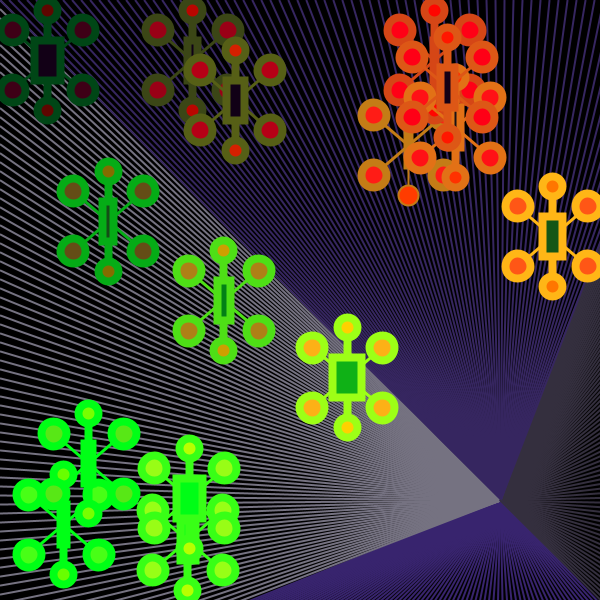
Frame 1 (no input)
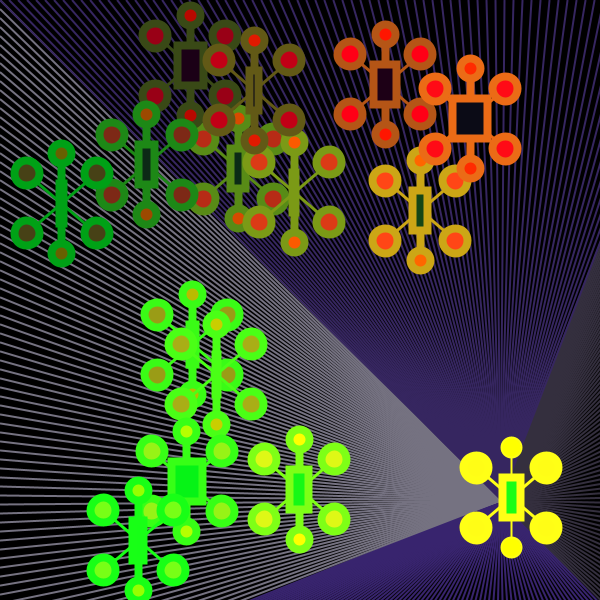
Frame 60 (the mouse pressed at the canvas centre just before this capture)
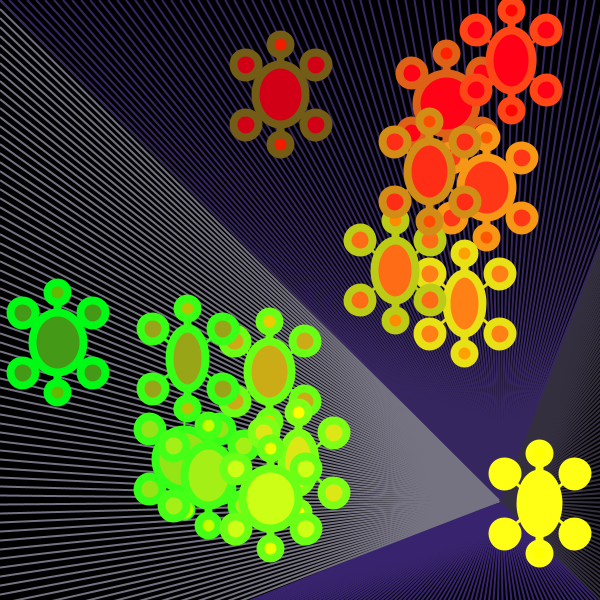
Frame 120 (the mouse held since frame 60 and released just before this capture)

The Processing sketch that drew these frames (run headless with seeded random() and noise(); from frame 60 on, the mouse is pressed at the canvas centre):

// Processing sketch: processing_97642
// ── processing_97642.pde

int figures= 30;
//posicions
float[]posX= new float [figures];
float[]posY= new float [figures];
float[]pX= new float [figures];
float[]pY= new float [figures]; 

//velocitats
float[] velX= new float [figures];
float[] velY= new float [figures];
float[] vX= new float [figures];
float[] vY=new float [figures];

float mides= 20;
float dosmides= 20;
float e1=25; 
boolean cosa=true;
int[] posicions= { 10,20,30,40,50,60};

//dibuix de fons
float[]coses= new float [200];

void setup() {
  size(600, 600);
  for(int i=0; i<figures; i++) {
  
  posX[i]= random(width);
  posY[i]= random(height);
  pX[i]= random(width);
  pY[i]= random(height);
  velX[i]=random(-29,29);
  velY[i]=random(-29,29);
  vX[i]= random(-25,25);
  vY[i]=random(-25,25);
  mides=20;
  dosmides=20;
  e1=25;
  cosa=true;
    }
}
void draw() {
   background((width/2)+230, (height/2)+100, 150);
   background(0);
  // Dibuix de fons
  colorMode (RGB,400);
  strokeWeight(2);
  
  for (int i=0; i<700; i= i+9) {
    
    stroke(185,179,203);
    //stroke((width/2)+230, (height/2)+100, 150);
    line(500,500, 0,i);
    
    stroke(88,58,173);
    line(500,500,i,700);
    
    stroke(85, 61, 152);
    line(500,500, i,0);
    
    stroke(82, 75, 98);
    line(500,500,694,i);
    
  }
    
  //diametres  
  e1=25;
  mides= 20;
  dosmides=20;
  rectMode(CENTER);
  
  
 for (int i=0; i<15; i++) {
   // posicions
    posX[i]= posX[i]+velX[i];
    posY[i]=posY[i]+velY[i];
    
    //comprovacio posicio

//LIMITS HORITZONTALS
  if((posX[i]+35)+ (e1/2)>=width){
      velX[i]=-velX[i];
      posX[i]=width-(35+(e1/2));      
}

  if((posX[i]-35)-e1/2<=0){
      velX[i]=-velX[i];
      posX[i]=+35+e1/2;      
}


//LIMITS VERTICALS

  if(((posY[i]-50)-(mides/2))<=0){
      velY[i]=-velY[i];
      posY[i]=50+(mides/2);      
}

  if(((posY[i]+50)+(dosmides/2))>=height){
      velY[i]=-velY[i];
      posY[i]=height-(50+(dosmides/2));      
}
        
   //Verticals
    
  fill(posX[i]+100, posY[i]-50, -35);
  stroke(posX[i]-100, posY[i]+50, 35);
  
  line(posX[i], posY[i], posX[i], posY[i]+50);
  ellipse(posX[i], posY[i]+50, mides, mides);

  line(posX[i], posY[i], posX[i], posY[i]-50);
  ellipse(posX[i], posY[i]-50, dosmides, dosmides);
 
 
   //Colors variant
  fill(posX[i]+50, posY[i]-100, 35);
  stroke(posX[i]-100, posY[i]+50, 35);

////////////////////////////////////////////////////////////////////////
  //Dibuix   

  strokeWeight(3);
  line(posX[i], posY[i], posX[i]+35, posY[i]-30);
  line(posX[i], posY[i], posX[i]-35, posY[i]-30);
  line(posX[i], posY[i], posX[i]-35, posY[i]+30);
  line(posX[i], posY[i], posX[i]+35, posY[i]+30);

  //Colors variant
//elipses diagonals
  fill(posX[i]+50, posY[i]-100, 35);
  stroke(posX[i]-100, posY[i]+50, 35);
  strokeWeight(8);

  ellipse(posX[i]+35, posY[i]-30, e1, e1);
  ellipse(posX[i]-35, posY[i]-30, e1, e1);
  ellipse(posX[i]-35, posY[i]+30, e1, e1);
  ellipse(posX[i]+35, posY[i]+30, e1, e1);
  
  //Colors variant
  fill(random(50), posY[i]-100, 35);
  stroke(posX[i]-100, posY[i]+50, 35);
  strokeWeight(8);
  //frameRate(50);

 
 
 ////////////////////////////////////////////////////////////////////////
 if(cosa==true) {
  rect(posX[i], posY[i], random(-30,+40), (40)); 
  }
  else {
   
  fill(posX[i]+50, posY[i]-100, 35);
  ellipse(posX[i], posY[i], random(30,60), (60)); 
  }
  }
}
  

void mousePressed(){
 cosa = !cosa;
  for(int i=0; i<figures; i++) {
    posX[i]= mouseX+10;
    posY[i]=mouseY+10;
 velX= vX;
 velY=vY;


}
}
  
      
